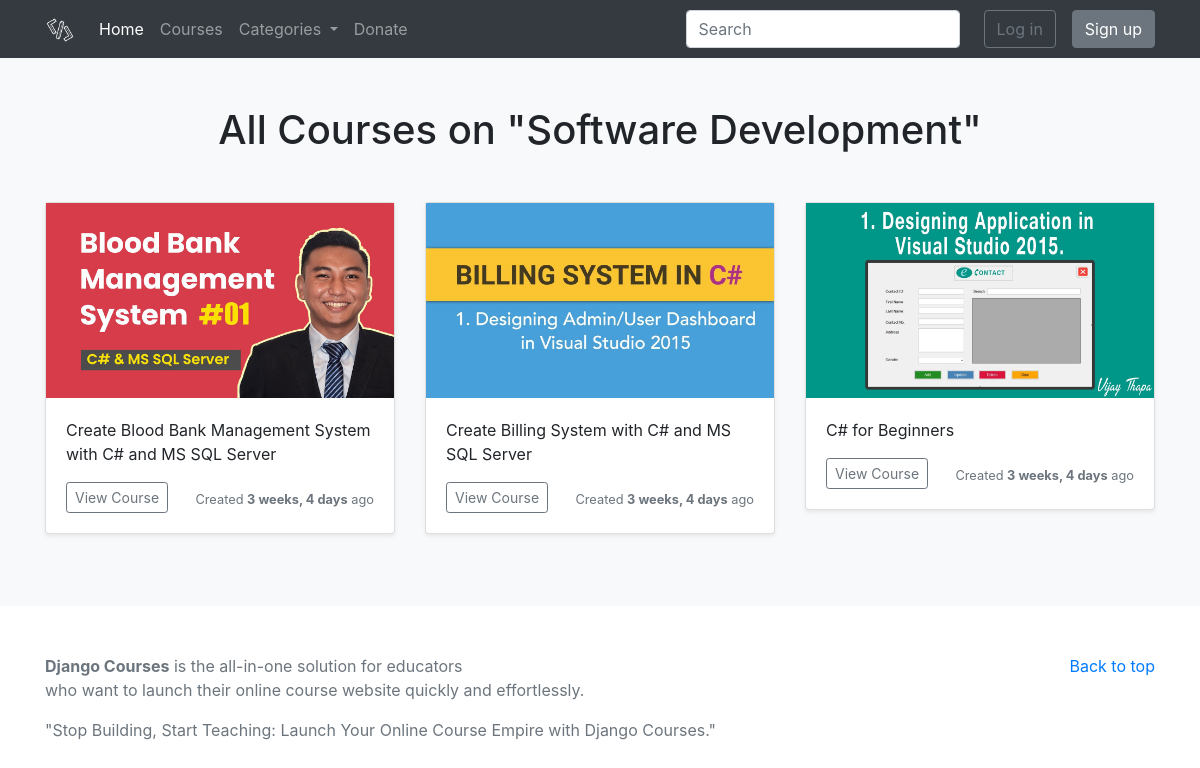
The app's page /courses/software-development/ with its own data.
### courses/models.py (models this page shows, shortened)
class Topic(models.Model):
    topic_title = models.CharField(max_length=50, verbose_name="Topic Title")
    topic_slug = models.SlugField(max_length=55, verbose_name="Topic Slug")
    topic_description = models.TextField(blank=True, null=True, verbose_name="Topic Description")
    topic_image = models.ImageField(upload_to="topics/", blank=True, null=True)
    topic_is_active = models.CharField(
        choices = IS_ACTIVE,
        default='Yes',
        max_length = 10,
        verbose_name = "Is Active?"
    )
    topic_created_at = models.DateTimeField(auto_now_add=True, verbose_name="Created Date")
    topic_updated_at = models.DateTimeField(auto_now=True, verbose_name="Updated Date")
    meta_topic_title = models.CharField(max_length=60, blank=True, null=True, verbose_name="SEO Topic Title (60 Characters Long)")
    meta_topic_keywords = models.TextField(blank=True, null=True, verbose_name="SEO Topic Keywords, Separated by Commas")
    meta_topic_description = models.TextField(blank=True, null=True, verbose_name="SEO Topic Description (160 characters long)")
    def __str__(self):
        return self.topic_title

class Course(models.Model):
    course_title = models.CharField(max_length=200, verbose_name="Course Title")
    course_slug = models.SlugField(verbose_name="Course Slug")
    course_description = models.TextField(blank=True, null=True, verbose_name="Course Description")
    course_topic = models.ManyToManyField(Topic, verbose_name="Course Topic")
    course_image = models.ImageField(upload_to="courses/", blank=True, null=True)
    course_is_active = models.CharField(
        choices = IS_ACTIVE,
        default = 'Yes',
        max_length=50,
        verbose_name="Is Active?"
        )
    course_is_featured = models.CharField(
        choices = IS_ACTIVE,
        default = 'Yes',
        max_length=50,
        verbose_name="Is Featured?"
        )
    course_created_at = models.DateTimeField(auto_now_add=True, verbose_name="Created Date")
    course_updated_at = models.DateTimeField(auto_now=True, verbose_name="Updated Date")
    seo_course_title = models.CharField(max_length=60, blank=True, null=True, verbose_name="SEO Course Title (60 Characters Long)")
    seo_course_keywords = models.TextField(blank=True, null=True, verbose_name="SEO for Course Keywords, Separated by Commas")
    seo_course_description = models.TextField(blank=True, null=True, verbose_name="SEO Course Description (160 Characters Long)")
    class Meta:
        ordering = ('-course_created_at', )

### courses/views.py (the view)
# urls.py: path('courses/<slug:topic_slug>/', views.topic_courses, name="topic-courses"),
def topic_courses(request, topic_slug):
    topic = Topic.objects.get(topic_slug=topic_slug)
    courses = Course.objects.filter(course_is_active='Yes', course_topic=topic)
    context = {
        'courses': courses,
        'topic': topic,
    }
    return render(request, 'courses/topic_courses.html', context)

### courses/context_processors.py (called while the page is built)
def head_menu(request):
    topics = Topic.objects.filter(topic_is_active='Yes')
    context = {
        'topics': topics
    }
    return context

def my_courses(request):
    if request.user.is_authenticated:
        enrolled_courses = Enroll.objects.filter(user=request.user).order_by('-enrolled_date')[:5]
    else:
        enrolled_courses = None
    context = {
        'enrolled_courses': enrolled_courses,
    }
    return context

### templates/courses/topic_courses.html (shortened to what this page needs)
{% extends 'base.html' %}
{% block content %}
<div class="album py-5 bg-light">
    <div class="container">
      <h1 class="text-center mb-5">All Courses on "{{ topic.topic_title }}"</h1>
      <div class="row">
      {% if courses %}
        {% for course in courses %}
          <div class="col-md-4">
            <div class="card mb-4 shadow-sm">
              <a href="{% url 'course-detail' course.course_slug %}">
              {% if course.course_image %}
              <img src="{{ course.course_image.url }}" class="img-fluid" alt="{{ course.course_title }}">
              {% endif %}
              </a>
              <div class="card-body">
                <p class="card-text">{{ course.course_title }}</p>
                <div class="d-flex justify-content-between align-items-center">
                  <div class="btn-group">
                    <a href="{% url 'course-detail' course.course_slug %}">
                      <button type="button" class="btn btn-sm btn-outline-secondary">View Course</button>
                    <a>
                  </div>
                  <small class="text-muted">Created <strong>{{ course.course_created_at|timesince }}</strong> ago</small>
                </div>
              </div>
            </div>
          </div>
        {% endfor %}
        {% else %}
        <div class="alert alert-danger mx-auto">
            No Courses added on this Topic. Please come back later.
        </div>
      {% endif %}
      </div>
    </div>
  </div>
{% endblock content %}

### records on screen
Topic: topic_title "Software Development"
Course: course_image (picture), course_title "Create Blood Bank Management System with C# and MS SQL Server", course_created_at "3 weeks, 4 days"
Course: course_image (picture), course_title "Create Billing System with C# and MS SQL Server", course_created_at "3 weeks, 4 days"
Course: course_image (picture), course_title "C# for Beginners", course_created_at "3 weeks, 4 days"
